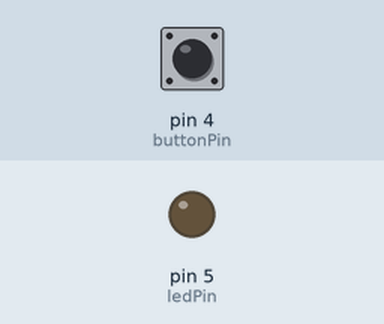
Recording of a sketch running on a simulated Arduino Uno, built with avr-gcc and run on an emulated ATmega328P. Parts: output pins drawn as LEDs (lit = HIGH). The inputs (shaded band) are chosen by the test bench; at power-on: pin 4 (buttonPin) HIGH. What the sketch prints to the serial monitor is not drawn.

Above: at 1.2 s.
1.3 s: pin 4 (buttonPin) pulled LOW for 0.15 s
At 1.37 s:
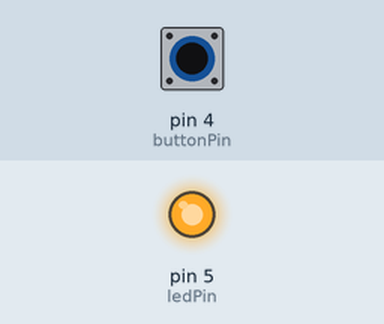
2.9 s: pin 4 (buttonPin) pulled LOW for 3.2 s
At 6.7 s:
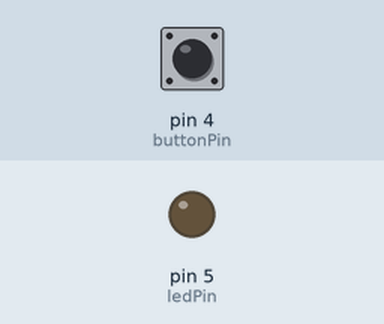
Timing chart, 0 to 8.2 s (numbered marks = the images above; inputs shaded):
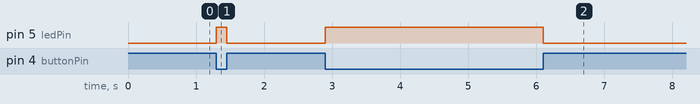

Measured:
- after the input at 1.3 s, pin 5 (ledPin): LOW → HIGH at once, → LOW 0.15 s later
- after the input at 2.9 s, pin 5 (ledPin): LOW → HIGH at once, → LOW 3.2 s later

The sketch:

hw02.ino
```cpp
#include <Arduino.h>

const int buttonPin = 4;
const int ledPin =  5;

int buttonState = 0;

void setup() {
  Serial.begin(115200);
  pinMode(buttonPin, INPUT);
  pinMode(ledPin, OUTPUT);
}

void loop() {
  buttonState = digitalRead(buttonPin);
  Serial.println(buttonState);

  if (buttonState == LOW) {
    digitalWrite(ledPin, HIGH);

  } else {
    digitalWrite(ledPin, LOW);
  }
}
```
